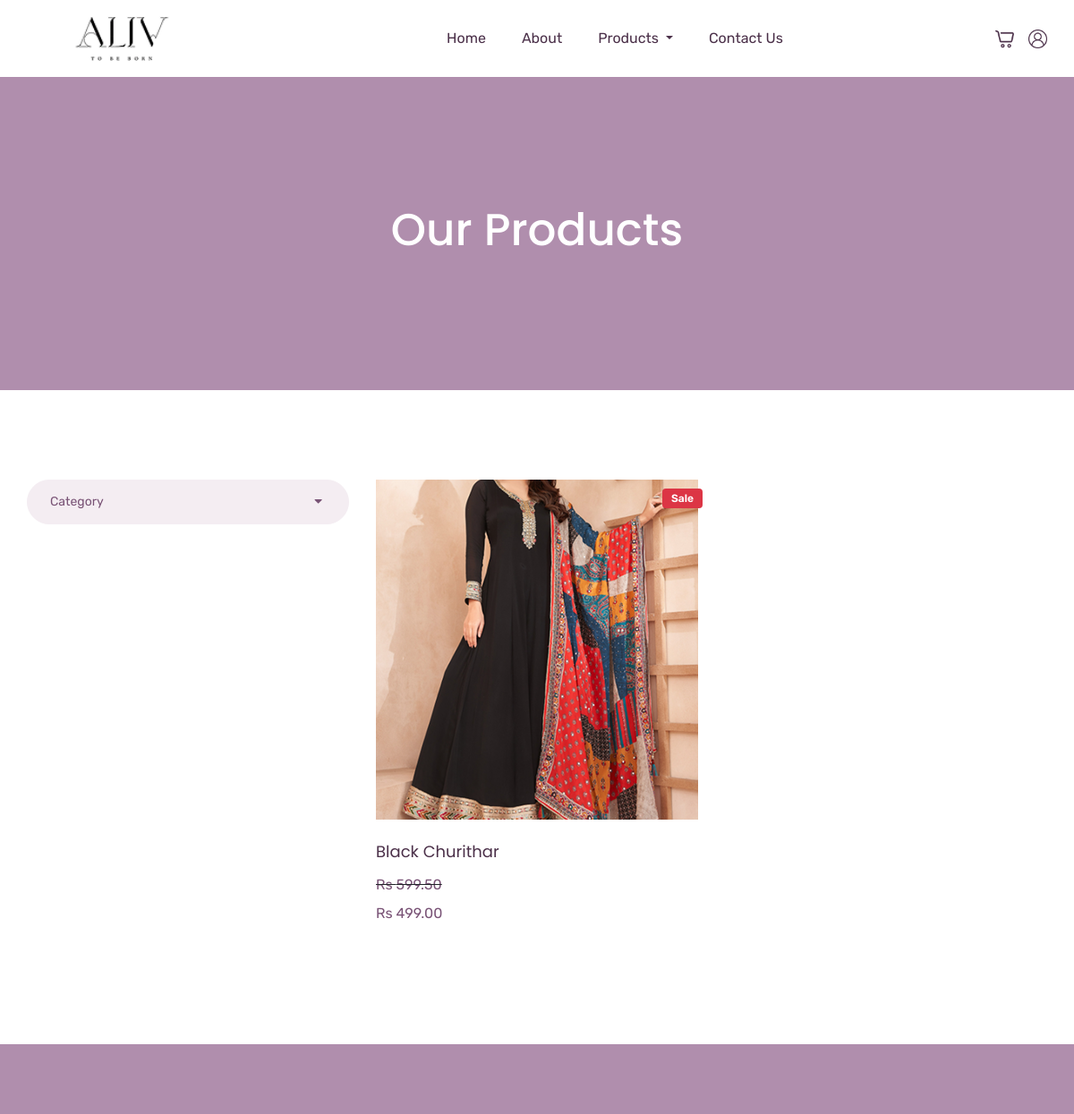
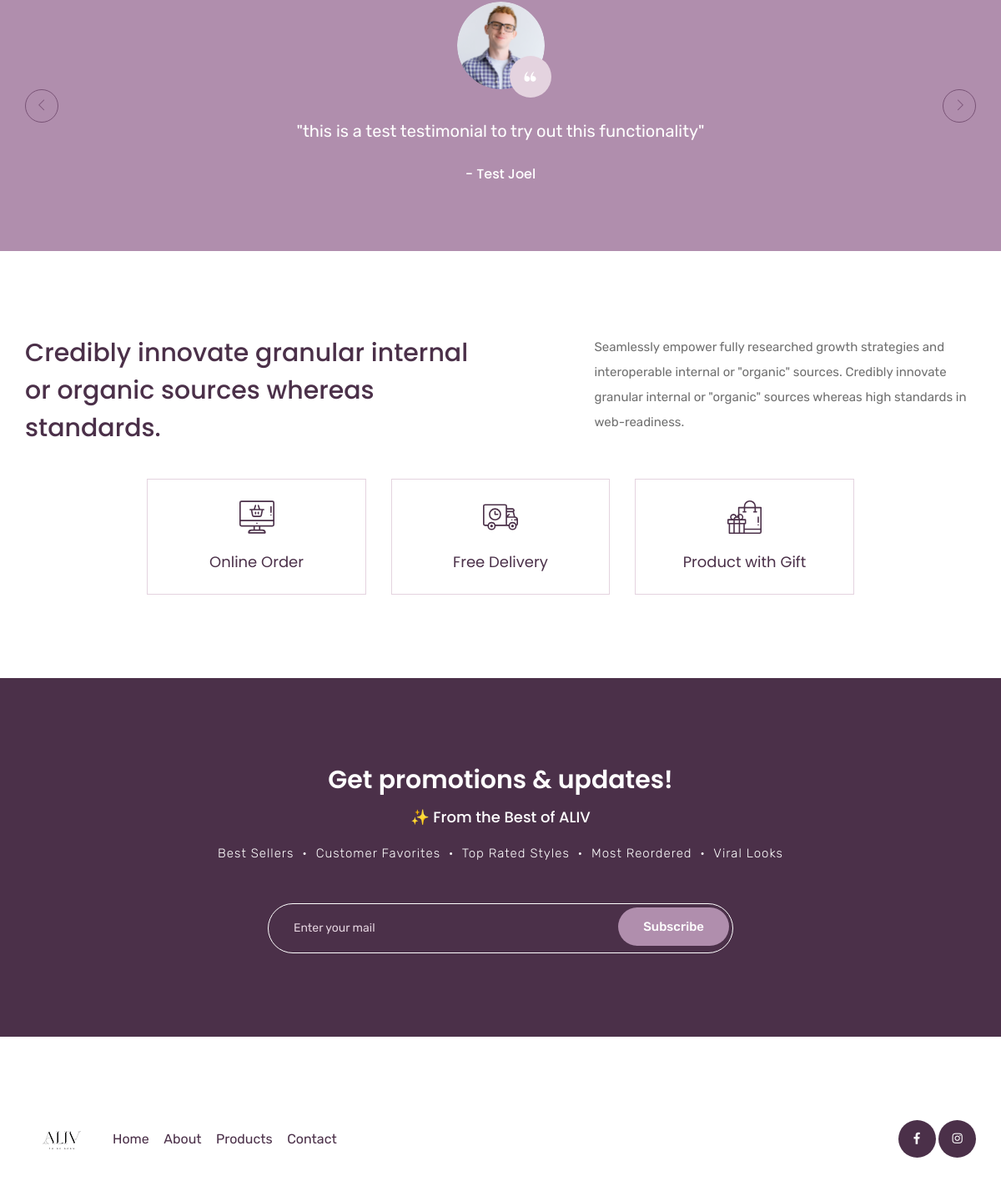
The page /product_list.html on the database its author committed (2 pictures, top to bottom).
### website/models.py (models this page shows, shortened)
class Product(models.Model):
    name        = models.CharField(max_length=100)
    price       = models.DecimalField(default=0, decimal_places=2, max_digits=6)
    category    = models.ForeignKey(Category, on_delete=models.CASCADE, default=1)
    sizes       = models.ManyToManyField(Size, blank=True)
    description = models.CharField(max_length=300, default='', blank=True, null=True)
    image       = models.ImageField(
        upload_to=product_image_path,
        help_text="Please upload an image for the product in 360*380 resolution.")
    is_sale     = models.BooleanField(default=False)
    sale_price  = models.DecimalField(default=0, decimal_places=2, max_digits=6)
    is_top_product = models.BooleanField(default=False, help_text="Mark as Top Product (max 6)")
    priority = models.PositiveIntegerField(
        default=0,
        help_text="Use numbers 1 to 6 for top product priority. Leave 0 if not top."
    )

class Testimonial(models.Model):
    name = models.CharField(max_length=100)
    image = models.ImageField(
        upload_to=testimonial_image_path,
        default='default/testimonial_default.jpg'
    )
    remark = models.TextField()

### website/views.py (the view)
# urls.py: path('product_list.html',views.product_list, name="product_list"),
def product_list(request):
    products = Product.objects.all()
    categories = Category.objects.all()  # Get all categories
    testimonials = Testimonial.objects.all()
    return render(request, 'product_list.html', {
        'products': products,
        'categories': categories,
        'testimonials': testimonials,
    })

### website/models.py (called while the page is built)
    def get_url_name(self):
        return slugify(self.name)

### website/templates/product_list.html (shortened to what this page needs)
{% extends 'base.html' %}
{% load static %}
{% block content%}
<section class="breadcrumb_part">
    <div class="container">
        <div class="row">
            <div class="col-lg-12">
                <div class="breadcrumb_iner">
                    <h2>Our Products</h2>
                </div>
            </div>
        </div>
    </div>
</section>
<section class="product_list section_padding">
    <div class="container">
        <div class="row">
            <div class="col-md-4">
                <div class="product_sidebar">
                    <div class="single_sedebar">
                        <div class="select_option">
                            <div class="select_option_list">Category <i class="right fas fa-caret-down"></i> </div>
                        </div>
                    </div>
                </div>
            </div>
            <div class="col-md-8">
                <div class="product_list">
                    <div class="row">
                        {% for product in products %}
                        {% if product.is_sale %}
                        <div class="col-lg-6 col-sm-6">
                            <div class="single_product_item">
                                <div class="badge badge-danger position-absolute"
                                    style="top: 10px; right: 10px; font-size: 12px; font-weight: 600; padding: 5px 10px;">
                                    Sale
                                </div>
                                <img src="{{product.image.url}}" alt="#" class="img-fluid">
                                <h3> <a href="{% url 'product' product.id %}">{{ product.name }}</a> </h3>
                                <strike>
                                    <p>Rs {{ product.price}}</p>
                                </strike>
                                <p>Rs {{ product.sale_price}}</p>
                            </div>
                        </div>
                        {% endif %}
                        {% endfor %}
                    </div>
                </div>
            </div>
        </div>
    </div>
</section>
<section class="client_review">
    <div class="container">
        <div class="row justify-content-center">
            <div class="col-lg-8">
                <div class="client_review_slider owl-carousel">
                    {% for testimonial in testimonials %}
                    <div class="single_client_review">
                        <div class="client_img">
                            <img src="{{ testimonial.image.url }}" alt="{{ testimonial.name }}">
                        </div>
                        <p>"{{ testimonial.remark }}"</p>
                        <h5>- {{ testimonial.name }}</h5>
                    </div>
                    {% endfor %}
                </div>
            </div>
        </div>
    </div>
</section>
<section class="feature_part section_padding">
    <div class="container">
        <div class="row justify-content-between">
            <div class="col-lg-6">
                <div class="feature_part_tittle">
                    <h3>Credibly innovate granular
                        internal or organic sources
                        whereas standards.</h3>
                </div>
            </div>
            <div class="col-lg-5">
                <div class="feature_part_content">
                    <p>Seamlessly empower fully researched growth strategies and interoperable internal or "organic"
                        sources. Credibly innovate granular internal or "organic" sources whereas high standards in
                        web-readiness.</p>
                </div>
            </div>
        </div>
        <div class="row justify-content-center">
            <div class="col-lg-3 col-sm-6">
                <div class="single_feature_part">
                    <img src="{% static 'website/img/icon/feature_icon_2.svg' %}" alt="#">
                    <h4>Online Order</h4>
                </div>
            </div>
            <div class="col-lg-3 col-sm-6">
                <div class="single_feature_part">
                    <img src="{% static 'website/img/icon/feature_icon_3.svg' %}" alt="#">
                    <h4>Free Delivery</h4>
                </div>
            </div>
            <div class="col-lg-3 col-sm-6">
                <div class="single_feature_part">
                    <img src="{% static 'website/img/icon/feature_icon_4.svg' %}" alt="#">
                    <h4>Product with Gift</h4>
                </div>
            </div>
        </div>
    </div>
</section>
<section class="subscribe_part section_padding">
    <div class="container">
        <div class="row justify-content-center">
            <div class="col-lg-8">
                <div class="subscribe_part_content">
                    <h2>Get promotions & updates!</h2>
                    <h4 style="color: #fff; margin-bottom: 15px;">✨ From the Best of ALIV</h4>
                    <p style="letter-spacing: 1px; font-weight: 300; margin-bottom: 30px;">Best Sellers
                        &nbsp;&bull;&nbsp; Customer Favorites &nbsp;&bull;&nbsp; Top Rated Styles &nbsp;&bull;&nbsp;
                        Most Reordered &nbsp;&bull;&nbsp; Viral Looks</p>
                    <div class="subscribe_form">
                        <form action="{% url 'subscribe' %}" method="POST">
                            <input type="email" name="email" placeholder="Enter your mail" required>
                            <button type="submit" class="btn_1"
                                style="border: none; cursor: pointer;">Subscribe</button>
                        </form>
                    </div>
                </div>
            </div>
        </div>
    </div>
</section>
{% endblock %}

### static/website/css/all.css (style rules this page uses)
.fa, .fas, .far, .fal, .fab { -moz-osx-font-smoothing: grayscale; -webkit-font-smoothing: antialiased; display: inline-block; font-style: normal; font-variant: normal; text-rendering: auto; line-height: 1; }
.fa-caret-down:before { content: "\f0d7"; }
.fa, .fas { font-family: 'Font Awesome 5 Free'; font-weight: 900; }

### rows shown on the page
Product: image (picture), name "Black Churithar", price "599.50", sale_price "499.00"
Testimonial: image (picture), remark "this is a test testimonial to try out this functionality", name "Test Joel"
